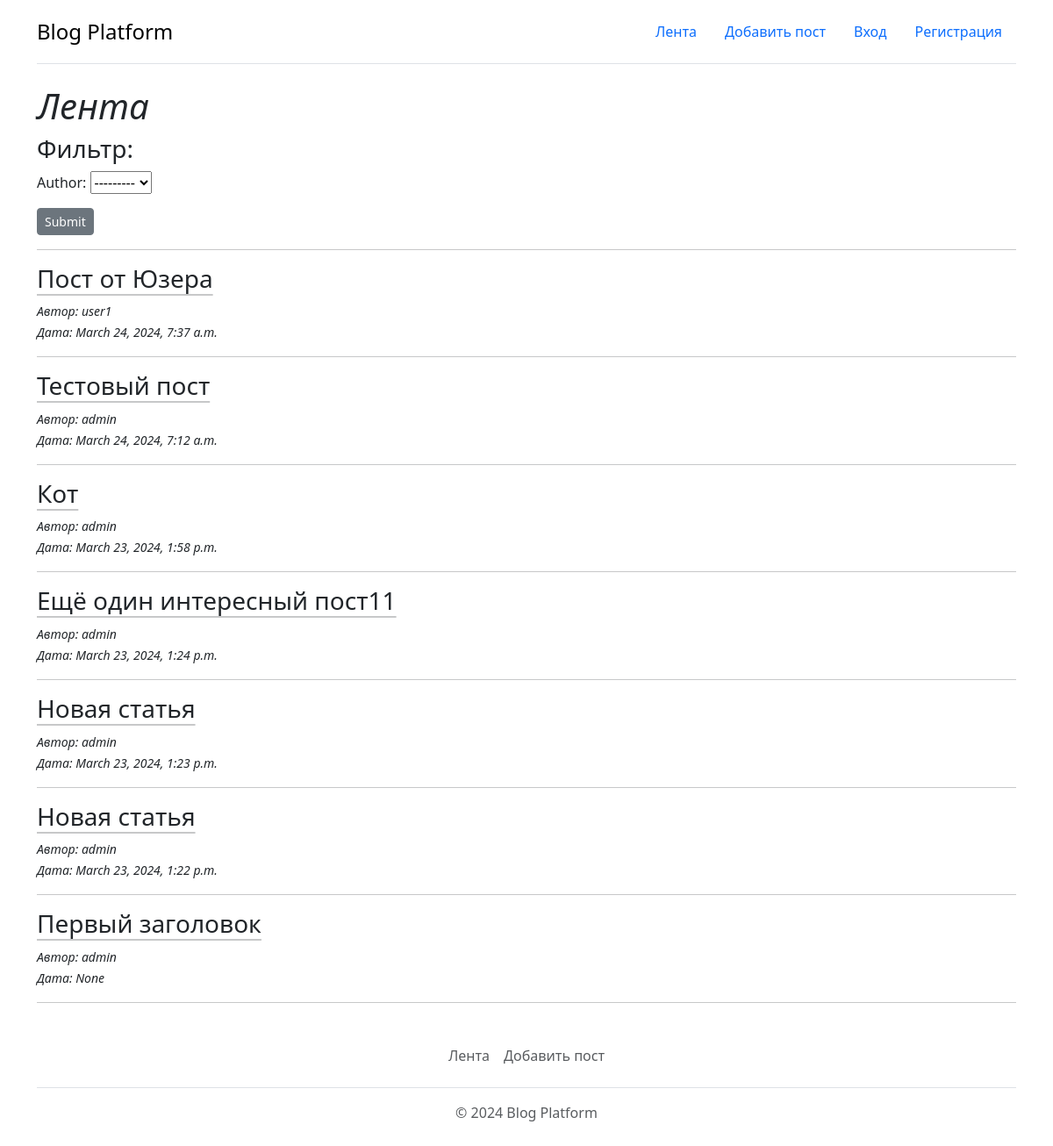
The page / on the database its author committed.
### Blog/models.py (models this page shows, shortened)
class Post(models.Model):
    author = models.ForeignKey(User, on_delete=models.CASCADE)
    title = models.CharField(max_length=255, verbose_name="Заголовок")
    description = models.TextField(verbose_name="Текст поста")
    date_posted = models.DateTimeField(auto_now_add=True)
    class Meta:
        ordering = ['-date_posted']  # sort from new to old

### Blog/views.py (the view)
# urls.py: path('', views.post_list, name='post_list'),
def post_list(request):
    posts = Post.objects.all()
    filter = PostFilters(request.GET, queryset=Post.objects.all())
    return render(request, 'post_list.html', {'posts': posts, 'filter': filter})

### Blog/templates/post_list.html (shortened to what this page needs)
{% extends 'base.html' %}
{% block content %}
  <h1 class="fst-italic">Лента</h1>
<h3>Фильтр:</h3>
    <form method="get">
        {{ filter.form.as_p }}
        <input class="btn btn-secondary btn-sm" type="submit" />
    </form>
<hr>
    {% for post in filter.qs %}
        <h3><a href="{% url 'post_retrive' post.pk %}"
             class="link-dark link-offset-2 link-underline-opacity-25 link-underline-opacity-100-hover">
            {{ post.title }}</a></h3>
      <span class="small fst-italic">Aвтор: {{post.author}}</span>
      <br>
      <span class="small fst-italic">Дата: {{post.date_posted}}</span>
      <hr>
    {% empty %}
    <p>Постов нет</p>
    {% endfor %}
{% endblock %}

### rows shown on the page
Post: title "Пост от Юзера", author "user1", date_posted "March 24, 2024, 7:37 a.m."
Post: title "Тестовый пост", author "admin", date_posted "March 24, 2024, 7:12 a.m."
Post: title "Кот", author "admin", date_posted "March 23, 2024, 1:58 p.m."
Post: title "Ещё один интересный пост11", author "admin", date_posted "March 23, 2024, 1:24 p.m."
Post: title "Новая статья", author "admin", date_posted "March 23, 2024, 1:23 p.m."
Post: title "Новая статья", author "admin", date_posted "March 23, 2024, 1:22 p.m."
Post: title "Первый заголовок", author "admin", date_posted "None"
